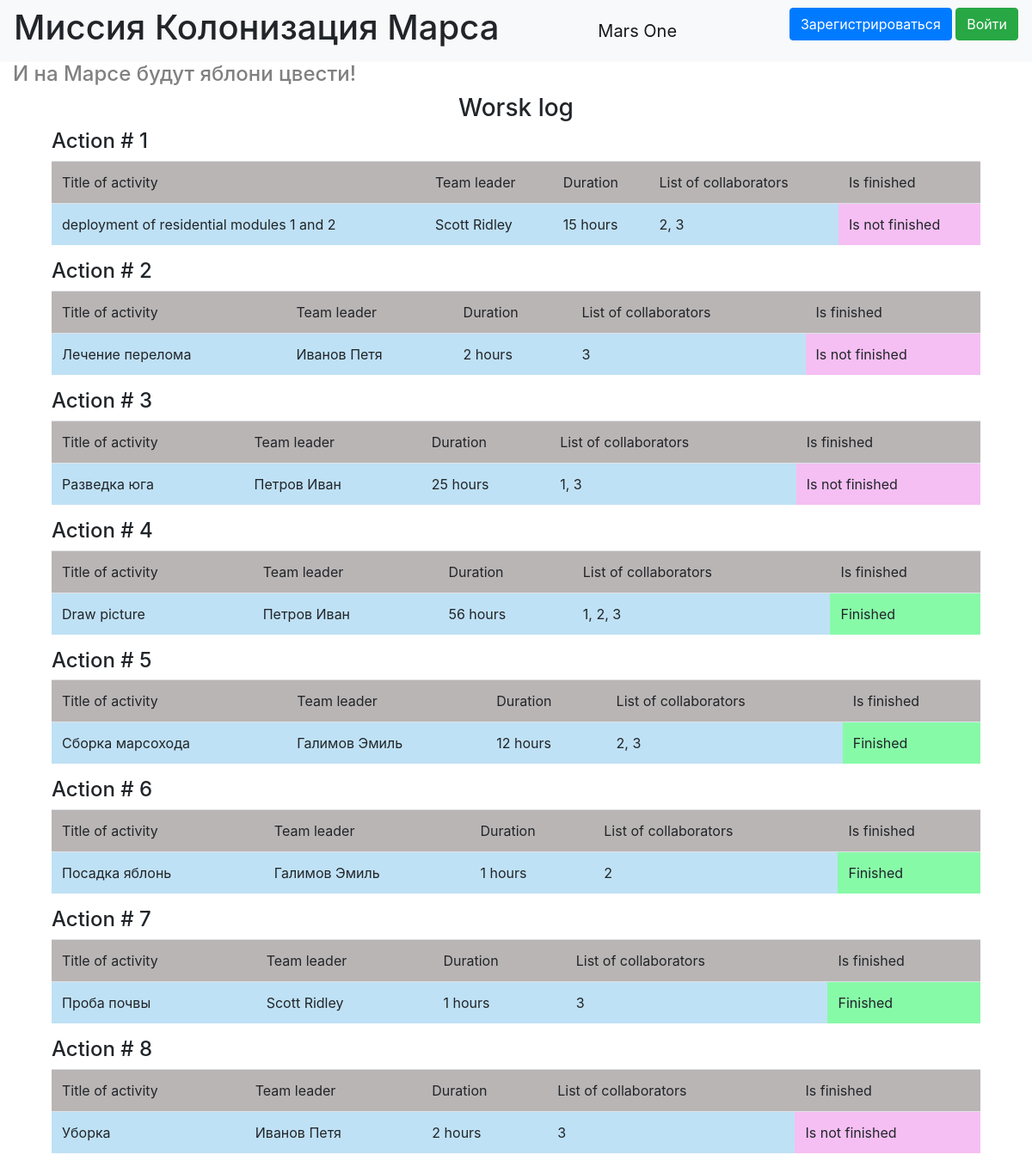
Before: / with the older database file.
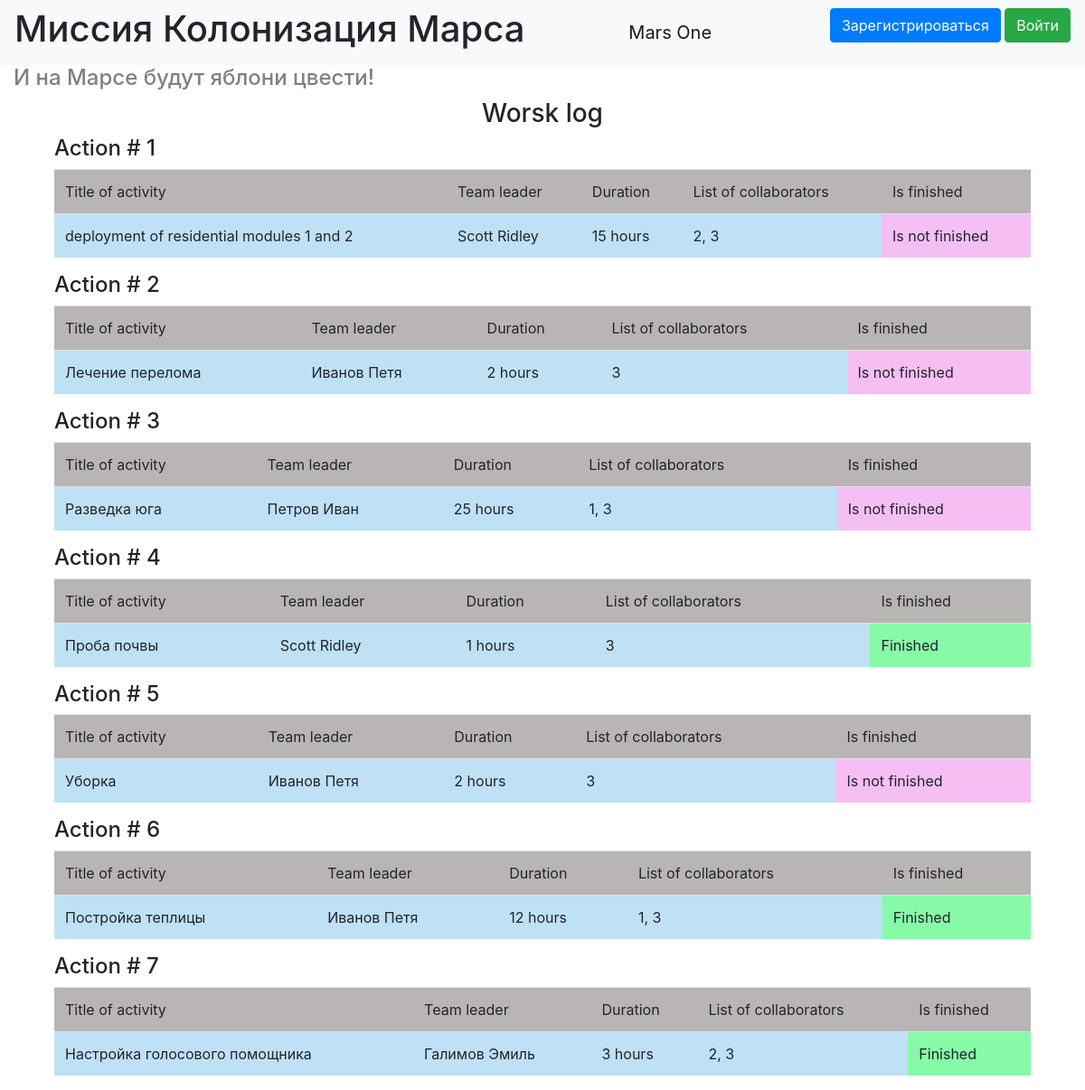
After: the same page with the newer database file.
### data/jobs.py (models this page shows)
class Jobs(SqlAlchemyBase):
    __tablename__ = 'jobs'
    id = sqlalchemy.Column(sqlalchemy.Integer,
                           primary_key=True, autoincrement=True)
    team_leader = sqlalchemy.Column(sqlalchemy.Integer,
                                    sqlalchemy.ForeignKey("users.id"))
    job = sqlalchemy.Column(sqlalchemy.String, nullable=True)
    work_size = sqlalchemy.Column(sqlalchemy.Integer, nullable=True)
    collaborators = sqlalchemy.Column(sqlalchemy.String, nullable=True)
    start_date = sqlalchemy.Column(sqlalchemy.Date, nullable=True)
    end_date = sqlalchemy.Column(sqlalchemy.Date, nullable=True)
    is_finished = sqlalchemy.Column(sqlalchemy.Boolean, nullable=True)
    user = orm.relation('User')

### data/users.py (models this page shows, shortened)
class User(SqlAlchemyBase, UserMixin):
    __tablename__ = 'users'
    id = sqlalchemy.Column(sqlalchemy.Integer,
                           primary_key=True, autoincrement=True)
    surname = sqlalchemy.Column(sqlalchemy.String, nullable=True)
    name = sqlalchemy.Column(sqlalchemy.String, nullable=True)
    age = sqlalchemy.Column(sqlalchemy.Integer, nullable=True)
    position = sqlalchemy.Column(sqlalchemy.String, nullable=True)
    speciality = sqlalchemy.Column(sqlalchemy.String, nullable=True)
    address = sqlalchemy.Column(sqlalchemy.String, nullable=True)
    email = sqlalchemy.Column(sqlalchemy.String,
                              index=True, unique=True, nullable=True)
    hashed_password = sqlalchemy.Column(sqlalchemy.String, nullable=True)
    modified_date = sqlalchemy.Column(sqlalchemy.DateTime, default=datetime.datetime.now)
    jobs = orm.relation("Jobs", back_populates='user')

### main.py (the view)
@app.route('/')
def job_list():
    db_sess = db_session.create_session()
    jobs = db_sess.query(Jobs)
    return render_template('index.html', jobs=jobs, title='Журнал работ')

### data/db_session.py (called while the page is built)
def create_session() -> Session:
    global __factory
    return __factory()

### templates/index.html (shortened to what this page needs)
{% extends "base.html" %}
{% block navbar_cont %}
    <h1>Миссия Колонизация Марса</h1>
{% endblock %}
{% block content %}
    {% set lab = "Action #" %}
    <h4 class="grey">И на Марсе будут яблони цвести!</h4>
    <h3 class="works-title">Worsk log</h3>
    <div class="all-jobs-table">
    {% for item in jobs %}
    <div class="jobs-table">
        <h4>{{lab}} {{loop.index}}</h4>
        <table class="table">
          <thead>
            <tr>
              <td scope="col" class="table-head-grey">Title of activity</td>
              <td scope="col" class="table-head-grey">Team leader</td>
              <td scope="col" class="table-head-grey">Duration</td>
              <td scope="col" class="table-head-grey">List of collaborators</td>
              <td scope="col" class="table-head-grey">Is finished</td>
            </tr>
          </thead>
          <tbody>
            <tr>
              <td scope="row" class="table-body-blue">{{item.job}}</td>
              <td class="table-body-blue">{{item.user.surname}} {{item.user.name}}</td>
              <td class="table-body-blue">{{item.work_size}} hours</td>
              <td class="table-body-blue">{{item.collaborators}}</td>
              {% if item.is_finished == 0 %}
              <td class="table-body-pink">Is not finished</td>
              {% else %}
                <td class="table-body-green">Finished</td>
              {% endif %}
            </tr>
          </tbody>
        </table>
    </div>
    {% endfor %}
    </div>
{% endblock %}

### templates/base.html (shortened to what this page needs)
<!doctype html>
<html lang="en">
<head>
    <link rel="stylesheet"
          href="https://stackpath.bootstrapcdn.com/bootstrap/4.4.1/css/bootstrap.min.css"
>
    <link rel="stylesheet" type="text/css" href="{{url_for('static', filename='css/style.css')}}" />
</head>
<body>
<header>
    <nav class="navbar navbar-light bg-light">
        {% block navbar_cont %}{% endblock %}
        <a class="navbar-brand mars-one" href="#">Mars One</a>
        {% if current_user.is_authenticated %}
            <a class="navbar-brand" href="/logout">{{ current_user.name }} {{ current_user.surname}}</a>
        {% else %}
            <p>
                <a class="btn btn-primary " href="/register">Зарегистрироваться</a>
                <a class="btn btn-success" href="/login">Войти</a>
            </p>
        {% endif %}
    </nav>
</header>
<main role="main" class="container">
    {% block content %}{% endblock %}
</main>
</body>
</html>

### static/css/style.css (style rules this page uses)
.container { max-width: 1920px; }
h1, h4.grey { text-align: left; }
.mars-one { text-align: center; }
h4.grey { color: grey; }
.works-title { text-align: center; }
.jobs-table, .all-jobs-table { max-width: 1080px; margin: auto; }
.table-head-grey { background-color: #bab5b5; }
.table-body-blue { background-color: #bfe1f5; }
.table-body-pink { background-color: #f5bff3; }
.table-body-green { background-color: #87faa8; }

Changed rows visible on the page:
removed Jobs: lab "Action #", job "Draw picture", user.surname "Петров", user.name "Иван", work_size "56", collaborators "1, 2, 3", is_finished "Finished"
removed Jobs: lab "Action #", job "Сборка марсохода", user.surname "Галимов", user.name "Эмиль", work_size "12", collaborators "2, 3", is_finished "Finished"
removed Jobs: lab "Action #", job "Посадка яблонь", user.surname "Галимов", user.name "Эмиль", work_size "1", collaborators "2", is_finished "Finished"
added Jobs: lab "Action #", job "Постройка теплицы", user.surname "Иванов", user.name "Петя", work_size "12", collaborators "1, 3", is_finished "Finished"
added Jobs: lab "Action #", job "Настройка голосового помощника", user.surname "Галимов", user.name "Эмиль", work_size "3", collaborators "2, 3", is_finished "Finished"
